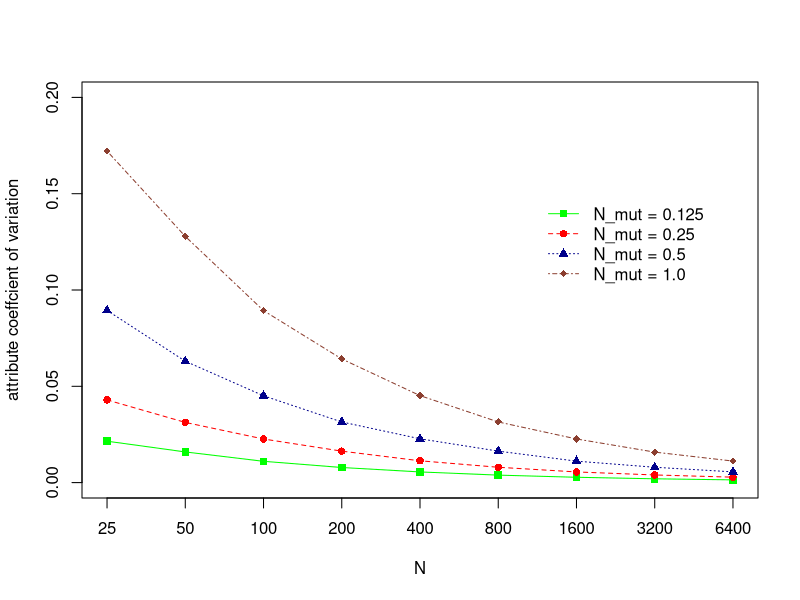

This figure's R source: (Note: this script raises an error after producing the figure.)
# R script to produce plot the attribute coefficient of variation for N from 25 to 6400 and for various N_mut values.
# Author:  Alden Wright  1/18/2018  
#setwd("../../continuous_variable_evolution/data/12_5_17")
cv = read.csv("N6400_na1_N_mut_bi3_0_neutral_ntrials1000.csv",comment.char="#")
sub_cv=subset(cv,N>=25,select=c(N,N_mut,attribute_mean,attribute_coef_var))
agg_cv=aggregate(sub_cv,by=list(sub_cv$N,sub_cv$N_mut),FUN=mean)
colors= c("green","red","darkblue","coral4","cyan","orange","brown")
pchars = c(15,16,17,18,19,20,14)
labels=c(
"N_mut = 0.125",
"N_mut = 0.25",
"N_mut = 0.5",
"N_mut = 1.0"
)
linetypes = c(1,2,3,4,5,6,7,8,9)
Nmut = c(0.125,0.25,0.5,1.0)
#dev.off()  # uncomment if a graphics window is already open
i=1
plot(agg_cv$N[agg_cv$N_mut==Nmut[i]],agg_cv$attribute_coef_var[agg_cv$N_mut==Nmut[i]],
	log="x",xaxt="n",pch=pchars[1],col=colors[1],xlab="N",ylab="attribute coeffcient of variation",ylim=c(0.0,0.2),xlim=c(25.0,6400.0))
axis(1,at=c(25,50,100,200,400,800,1600,3200,6400))
lines(agg_cv$N[agg_cv$N_mut==Nmut[i]],agg_cv$attribute_coef_var[agg_cv$N_mut==Nmut[i]],col=colors[1],lty=linetypes[1])
for( i in 2:4){
  points(agg_cv$N[agg_cv$N_mut==Nmut[i]],agg_cv$attribute_coef_var[agg_cv$N_mut==Nmut[i]],col=colors[i],pch=pchars[i])
  lines(agg_cv$N[agg_cv$N_mut==Nmut[i]],agg_cv$attribute_coef_var[agg_cv$N_mut==Nmut[i]],col=colors[i],lty=linetypes[i])
}
#title("Neutral Attribute Coefficient of Variation with burn-in=3.0")
legend(1200,0.15,labels,col=colors,pch=pchars,lty=linetypes,bty="n")
dev.copy(pdf,"neutral_attr_coef_var_N_mut_bi3_0.pdf")    # copies what is on the screen to a file.
dev.off()
dev.copy(png,"neutral_attr_coef_var_N_mut_bi3_0.png")    # copies what is on the screen to a file.
dev.off()
dev.copy(tiff,"neutral_attr_coef_var_N_mut_bi3_0.tiff")    # copies what is on the screen to a file.
dev.off()
